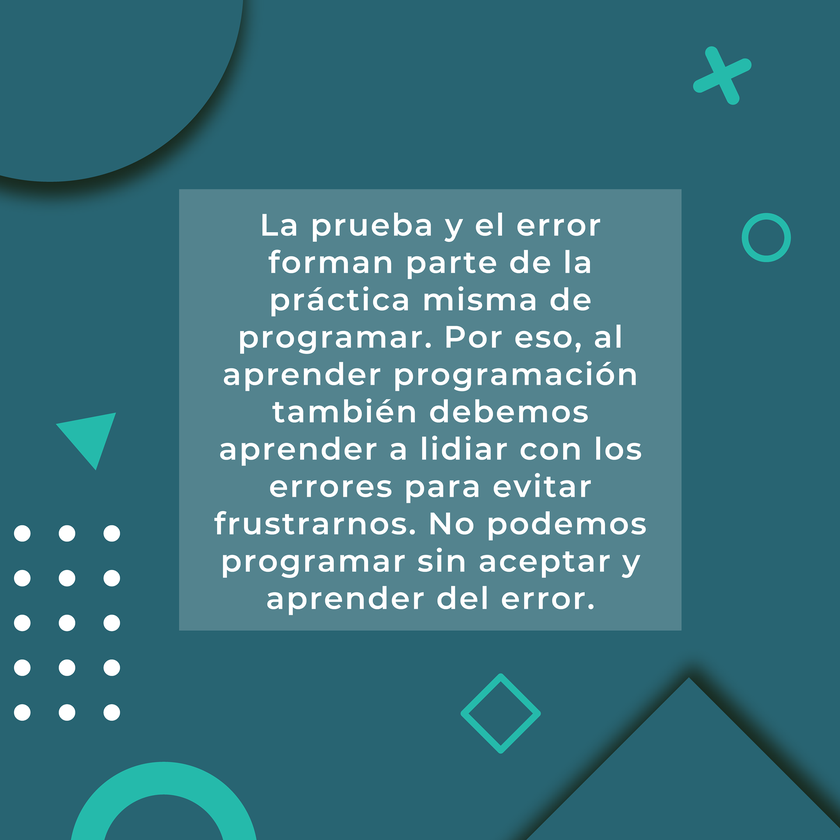
#> input picture SISTEMA DE GESTIÓN EMPRESARIAL/UD00. -Python 3 bàsic/UD00 - Actividad Evaluable 02/pregunta12/ejemplo.png, 840 x 840 px, shrunk from 2048 x 2048 before the run
$ python ocr_texto_simple.py
#> lines starting #> are read from the running program, lines starting #| are printed output that depends on the picture
# ocr_texto_simple.py
# Este script utiliza OCR para extraer texto de una imagen y mostrarlo en la consola.

from PIL import Image  # Para abrir imágenes
import pytesseract     # Para aplicar OCR

# Ruta al ejecutable de Tesseract en Windows
pytesseract.pytesseract.tesseract_cmd = r'C:\Program Files\Tesseract-OCR\tesseract.exe'

# Abrimos la imagen que contiene texto
imagen = Image.open("ejemplo.png").convert("L")  # Escala de grises
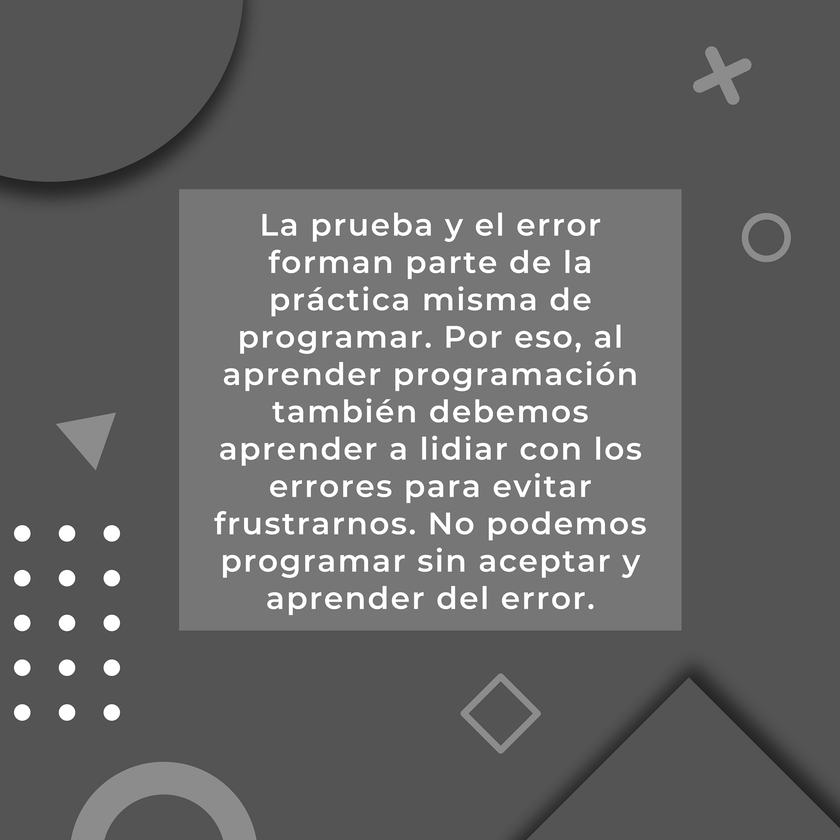
#> imagen: PIL image 840x840 L; min 32, max 255, mean 101.1

# Extraemos el texto usando OCR
#> (the run stopped early here; a loop or call above may not have finished)
